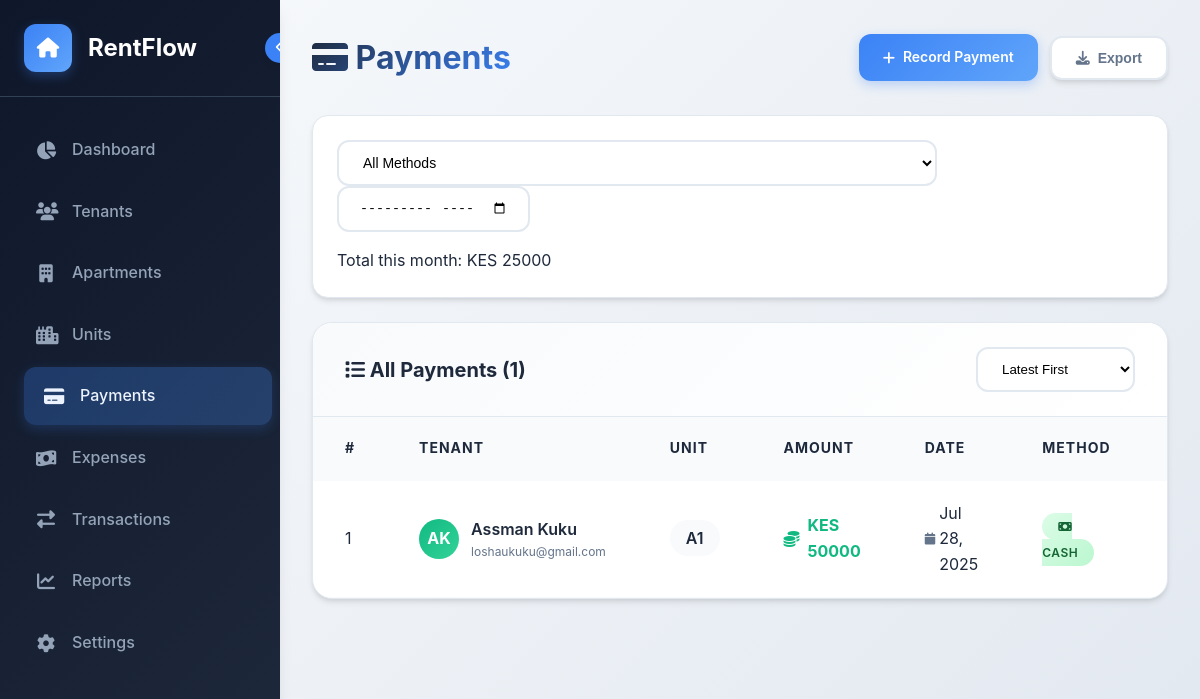
The page /payments/ on the database its author committed.
### rentals/models.py (models this page shows, shortened)
class Payment(models.Model):
    PAYMENT_METHODS = [
        ('cash', 'Cash'),
        ('mpesa', 'M-Pesa'),
        ('bank_transfer', 'Bank Transfer'),
        ('cheque', 'Cheque'),
    ]
    tenant = models.ForeignKey(Tenant, on_delete=models.CASCADE, related_name='payments')
    amount = models.DecimalField(max_digits=10, decimal_places=2)
    payment_date = models.DateField()
    payment_method = models.CharField(max_length=15, choices=PAYMENT_METHODS)
    reference_number = models.CharField(max_length=50, blank=True)
    notes = models.TextField(blank=True)
    created_at = models.DateTimeField(auto_now_add=True)
    class Meta:
        ordering = ['-payment_date']

class Tenant(models.Model):
    PAYMENT_STATUS = [
        ('paid', 'Paid'),
        ('unpaid', 'Unpaid'),
        ('partial', 'Partial'),
        ('overdue', 'Overdue'),
    ]
    phone_regex = RegexValidator(
        regex=r'^\+?1?\d{9,15}$',
        message="Phone number must be entered in the format: '+999999999'. Up to 15 digits allowed."
    )
    first_name = models.CharField(max_length=50)
    last_name = models.CharField(max_length=50)
    email = models.EmailField(unique=True)
    phone_number = models.CharField(validators=[phone_regex], max_length=17)
    unit = models.OneToOneField('Unit', on_delete=models.CASCADE, related_name='tenant')
    lease_start_date = models.DateField()
    lease_end_date = models.DateField()
    security_deposit = models.DecimalField(max_digits=10, decimal_places=2)
    payment_status = models.CharField(max_length=10, choices=PAYMENT_STATUS, default='unpaid')
    created_at = models.DateTimeField(auto_now_add=True)
    updated_at = models.DateTimeField(auto_now=True)
    @property
    def full_name(self):
        return f"{self.first_name} {self.last_name}"
    class Meta:
        ordering = ['first_name', 'last_name']

class Unit(models.Model):
    UNIT_TYPES = [
        ('studio', 'Studio'),
        ('1br', '1 Bedroom'),
        ('2br', '2 Bedroom'),
        ('3br', '3 Bedroom'),
        ('4br', '4 Bedroom'),
    ]
    STATUS_CHOICES = [
        ('vacant', 'Vacant'),
        ('occupied', 'Occupied'),
        ('maintenance', 'Under Maintenance'),
    ]
    unit_number = models.CharField(max_length=10, unique=True)
    unit_type = models.CharField(max_length=10, choices=UNIT_TYPES)
    rent_amount = models.DecimalField(max_digits=10, decimal_places=2)
    description = models.TextField(blank=True)
    status = models.CharField(max_length=15, choices=STATUS_CHOICES, default='vacant')
    created_at = models.DateTimeField(auto_now_add=True)
    updated_at = models.DateTimeField(auto_now=True)
    block = models.ForeignKey(Block, on_delete=models.CASCADE, related_name='units', null=True, blank=True)
    class Meta:
        ordering = ['unit_number']

### rentals/views.py (the view)
# urls.py: path('payments/', views.payments_list, name='payments_list'),
def payments_list(request):
    payments = Payment.objects.select_related('tenant', 'tenant__unit').all()
    sort_by = request.GET.get('sort', '-payment_date')
    payments = payments.order_by(sort_by)
    return render(request, 'rentals/payments_list.html', {
        'payments': payments
    })

### templates/rentals/payments_list.html (shortened to what this page needs)
{% extends 'base.html' %}
{% block content %}
<div class="header">
    <h1 class="page-title">
        <i class="fas fa-credit-card"></i>
        Payments
    </h1>
    <div class="header-actions">
        <a href="{% url 'add_payment' %}" class="btn btn-primary">
            <i class="fas fa-plus"></i>
            Record Payment
        </a>
        <button class="btn btn-secondary">
            <i class="fas fa-download"></i>
            Export
        </button>
    </div>
</div>
<div class="search-filter-bar">
    <div class="d-flex flex-wrap gap-3 align-items-center w-100">
        <div class="d-flex flex-wrap gap-2" style="flex: 1 1 100%;">
            <select class="filter-select form-select" onchange="filterPayments(this.value)">
                <option value="">All Methods</option>
            </select>
            <input type="month" class="filter-select form-control" onchange="filterByMonth(this.value)">
        </div>
        <div class="d-flex justify-content-md-end justify-content-start w-100 mt-2 mt-md-0">
            <div class="d-flex gap-2 align-items-center">
                <span class="text-muted small">Total this month:</span>
                <span class="fw-bold text-success fs-5">
                    KES {% widthratio payments|length 1 25000 %}
                </span>
            </div>
        </div>
    </div>
</div>
<div class="table-container">
  <div class="table-header">
    <h3 class="table-title">
      <i class="fas fa-list"></i>
      All Payments ({{ payments.count }})
    </h3>
    <div style="display: flex; gap: 12px;">
      <select class="filter-select" onchange="sortPayments(this.value)">
        <option value="-payment_date">Latest First</option>
      </select>
    </div>
  </div>
  <div style="overflow-x: auto;">
    <table>
      <thead>
        <tr>
          <th>#</th>
          <th>Tenant</th>
          <th>Unit</th>
          <th>Amount</th>
          <th>Date</th>
          <th>Method</th>
          <th>Reference</th>
        </tr>
      </thead>
      <tbody>
        {% for payment in payments %}
         <tr data-method="{{ payment.payment_method }}" data-date="{{ payment.payment_date|date:'Y-m' }}">
                <td> {{ forloop.counter }} </td>
                <td>
                    <div style="display: flex; align-items: center; gap: 12px;">
                        <div style="width: 40px; height: 40px; background: linear-gradient(135deg, var(--success-color), #34d399); border-radius: 50%; display: flex; align-items: center; justify-content: center; color: white; font-weight: bold;">
                            {{ payment.tenant.first_name.0 }}{{ payment.tenant.last_name.0 }}
                        </div>
                        <div>
                            <div style="font-weight: 600;">{{ payment.tenant.full_name }}</div>
                            <div style="font-size: 12px; color: var(--text-light);">{{ payment.tenant.email }}</div>
                        </div>
                    </div>
                </td>
                <td>
                    <span style="background: var(--light-bg); padding: 8px 16px; border-radius: 20px; font-weight: 600;">
                        {{ payment.tenant.unit.unit_number }}
                    </span>
                </td>
                <td>
                    <div style="display: flex; align-items: center; gap: 8px;">
                        <i class="fas fa-coins" style="color: var(--success-color);"></i>
                        <span style="font-weight: 700; font-size: 16px; color: var(--success-color);">
                            KES {{ payment.amount|floatformat:0 }}
                        </span>
                    </div>
                </td>
                <td>
                    <div style="display: flex; align-items: center; gap: 4px;">
                        <i class="fas fa-calendar" style="color: var(--text-light); font-size: 12px;"></i>
                        {{ payment.payment_date|date:"M d, Y" }}
                    </div>
                </td>
                <td>
                    <span class="status status-paid">
                        <i class="fas fa-{% if payment.payment_method == 'cash' %}money-bill{% elif payment.payment_method == 'mpesa' %}mobile-alt{% elif payment.payment_method == 'bank_transfer' %}university{% else %}file-invoice{% endif %}"></i>
                        {{ payment.get_payment_method_display }}
                    </span>
                </td>
                <td>
                </td>
            </tr>
        {% endfor %}
      </tbody>
    </table>
  </div>
</div>
{% endblock %}

### templates/base.html (style rules this page uses)
:root { --primary-color: #3b82f6; --primary-dark: #2563eb; --primary-light: #60a5fa; --secondary-color: #64748b; --success-color: #10b981; --warning-color: #f59e0b; --danger-color: #ef4444; --dark-bg: #0f172a; --dark-bg-light: #1e293b; --dark-bg-lighter: #334155; --light-bg: #f8fafc; --white: #ffffff; --text-dark: #1e293b; --text-light: #64748b; --text-muted: #94a3b8; --border-color: #e2e8f0; --shadow: 0 4px 6px -1px rgba(0, 0, 0, 0.1), 0 2px 4px -1px rgba(0, 0, 0, 0.06); --shadow-lg: 0 10px 15px -3px rgba(0, 0, 0, 0.1), 0 4px 6px -2px rgba(0, 0, 0, 0.05); --sidebar-width: 280px; --sidebar-collapsed-width: 80px; }
* { margin: 0; padding: 0; box-sizing: border-box; }
body { font-family: 'Inter', -apple-system, BlinkMacSystemFont, 'Segoe UI', Roboto, sans-serif; background: linear-gradient(135deg, #f8fafc 0%, #e2e8f0 100%); color: var(--text-dark); line-height: 1.6; overflow-x: hidden; }
.header { display: flex; justify-content: space-between; align-items: center; margin-bottom: 32px; animation: slideInRight 0.6s ease-out; }
.page-title { font-size: 32px; font-weight: 700; color: var(--text-dark); background: linear-gradient(135deg, var(--text-dark) 0%, var(--primary-color) 100%); -webkit-background-clip: text; -webkit-text-fill-color: transparent; background-clip: text; }
.header-actions { display: flex; gap: 12px; align-items: center; }
.btn { padding: 12px 24px; border: none; border-radius: 12px; cursor: pointer; font-weight: 600; font-size: 14px; transition: all 0.3s cubic-bezier(0.4, 0, 0.2, 1); text-decoration: none; display: inline-flex; align-items: center; gap: 8px; position: relative; overflow: hidden; }
.btn::before { content: ''; position: absolute; top: 0; left: -100%; width: 100%; height: 100%; background: linear-gradient(90deg, transparent, rgba(255, 255, 255, 0.2), transparent); transition: left 0.6s; }
.btn-primary { background: linear-gradient(135deg, var(--primary-color) 0%, var(--primary-light) 100%); color: white; box-shadow: 0 4px 12px rgba(59, 130, 246, 0.3); }
.btn-secondary { background: white; color: var(--text-light); border: 2px solid var(--border-color); box-shadow: var(--shadow); }
.table-container { background: white; border-radius: 20px; overflow: hidden; box-shadow: var(--shadow); border: 1px solid var(--border-color); animation: slideInUp 0.6s ease-out; }
.table-header { padding: 24px 32px; border-bottom: 1px solid var(--border-color); display: flex; justify-content: space-between; align-items: center; background: linear-gradient(135deg, var(--light-bg) 0%, white 100%); }
.table-title { font-size: 20px; font-weight: 700; color: var(--text-dark); }
table { width: 100%; border-collapse: collapse; }
th, td { padding: 20px 32px; text-align: left; border-bottom: 1px solid #f8fafc; }
th { background: var(--light-bg); font-weight: 700; color: var(--text-dark); font-size: 14px; text-transform: uppercase; letter-spacing: 1px; }
tbody tr { transition: all 0.3s ease; }
.status { padding: 6px 16px; border-radius: 20px; font-size: 12px; font-weight: 600; text-transform: uppercase; letter-spacing: 0.5px; }
.status-paid { background: linear-gradient(135deg, #dcfce7 0%, #bbf7d0 100%); color: #166534; }
.form-input, .form-select { width: 100%; padding: 16px 20px; border: 2px solid var(--border-color); border-radius: 12px; font-size: 14px; transition: all 0.3s ease; background: white; }
.search-filter-bar { display: flex; gap: 16px; align-items: center; margin-bottom: 24px; padding: 24px; background: white; border-radius: 16px; box-shadow: var(--shadow); border: 1px solid var(--border-color); }
.filter-select { padding: 12px 20px; border: 2px solid var(--border-color); border-radius: 12px; background: white; transition: all 0.3s ease; }
.table-container { overflow-x: auto; -webkit-overflow-scrolling: touch; }
.table-container table { min-width: 800px; width: 100%; border-collapse: collapse; }

### templates/rentals/payments_list.html (style rules this page uses)
.search-filter-bar { overflow-x: auto; }
.search-filter-bar > div { display: flex; flex-wrap: wrap; min-width: 600px; gap: 16px; align-items: center; }

### rows shown on the page
Payment: tenant.first_name.0 "A", tenant.last_name.0 "K", tenant.full_name "Assman Kuku", tenant.email "loshaukuku@gmail.com", tenant.unit.unit_number "A1", amount "50000", payment_date "Jul 28, 2025", payment_method "CASH"

### other values the page prints
{{ payments.count }} "1"
